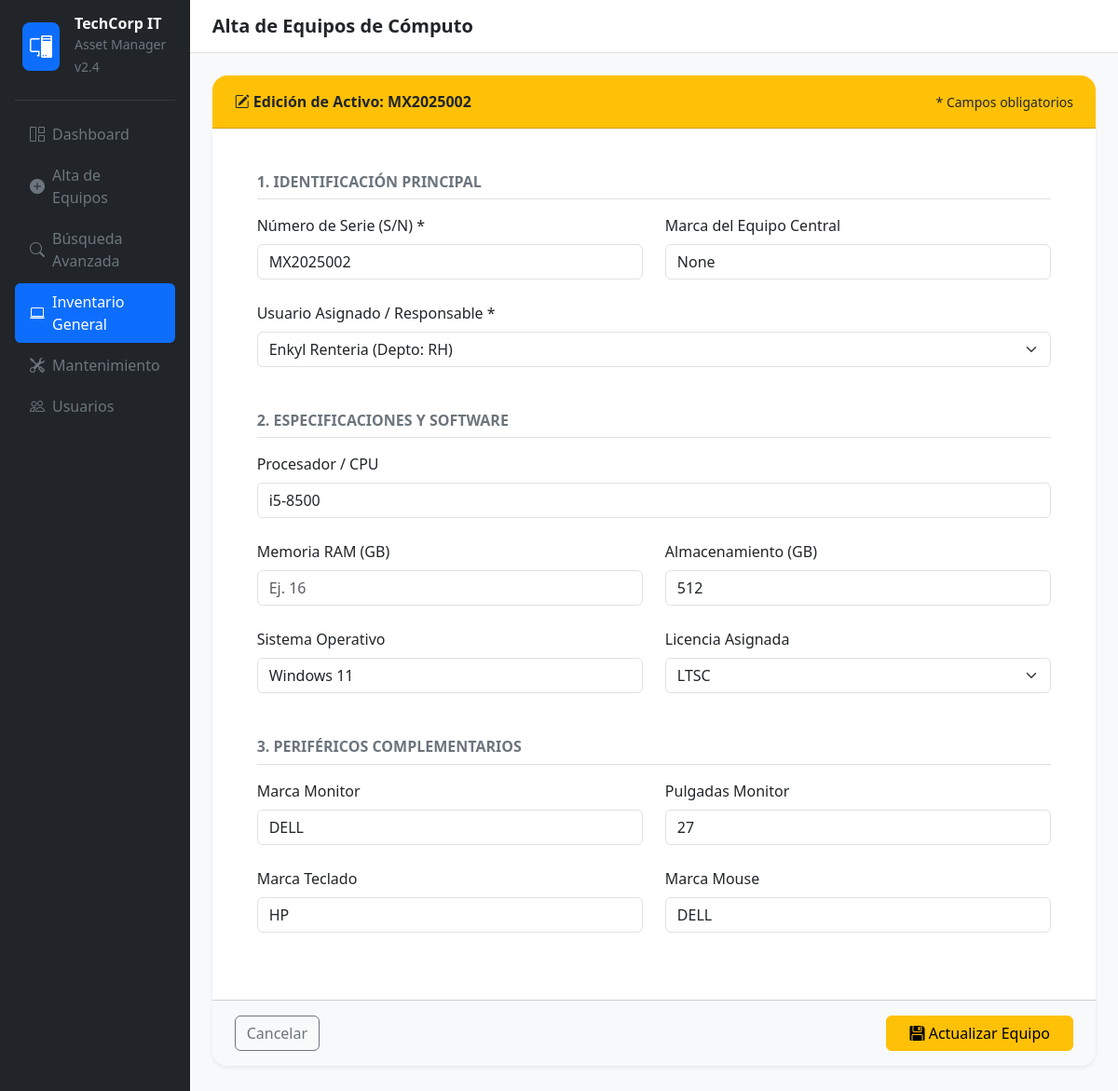
The page /editar/MX2025002 on the database its author committed.
### tables this page shows
CREATE TABLE "Stock" (
	"id_stock"	INTEGER NOT NULL,
	"marca_monitor"	TEXT,
	"pulgadas_monitor"	INTEGER,
	"marca_teclado"	TEXT,
	"marca_mouse"	TEXT,
	"SN_equipo"	TEXT,
	"marca_equipo"	TEXT,
	"ram_equipo"	INTEGER,
	"almacenamiento_equipo"	INTEGER,
	"procesador_equipo"	TEXT,
	"SO_equipo"	TEXT,
	"id_usuario"	INTEGER NOT NULL,
	"id_licencia"	INTEGER,
	PRIMARY KEY("id_stock"),
	FOREIGN KEY("id_licencia") REFERENCES "Licencia"("id_licencia"),
	FOREIGN KEY("id_usuario") REFERENCES "Usuario"("id_usuario")
);

CREATE TABLE "Usuario" (
	"id_usuario"	INTEGER NOT NULL,
	"nombre"	TEXT NOT NULL,
	"apellido_paterno"	TEXT NOT NULL,
	"apellido_materno"	TEXT NOT NULL,
	"edad"	INTEGER NOT NULL,
	"departamento"	TEXT NOT NULL,
	PRIMARY KEY("id_usuario")
);

CREATE TABLE "Licencia" (
	"id_licencia"	INTEGER NOT NULL,
	"tipo_licencia"	TEXT NOT NULL,
	"expiracion_anios"	INTEGER NOT NULL,
	PRIMARY KEY("id_licencia")
);

### app.py (the view)
@app.route('/editar/<sn_equipo>')
def editar_equipo(sn_equipo):
    conn = get_db_connection()
    equipo = conn.execute('SELECT * FROM Stock WHERE SN_equipo = ?', (sn_equipo,)).fetchone()
    usuarios = conn.execute('SELECT id_usuario, nombre, apellido_paterno, departamento FROM Usuario').fetchall()
    licencias = conn.execute('SELECT id_licencia, tipo_licencia FROM Licencia').fetchall()
    conn.close()
    return render_template('alta_equipos.html', equipo=equipo, usuarios=usuarios, licencias=licencias, active_page='inventario')

### app.py (called while the page is built)
def get_db_connection():
    conn = sqlite3.connect(DB_PATH)
    conn.row_factory = sqlite3.Row
    return conn

### templates/alta_equipos.html (shortened to what this page needs)
{% extends 'base.html' %}
{% block page_title %}Alta de Equipos de Cómputo{% endblock %}
{% block content %}
<form action="/api/equipo" method="POST" class="needs-validation">
  <div class="card border-0 shadow-sm rounded-4 overflow-hidden mb-4">
    <div class="card-header {% if equipo %}bg-warning{% else %}bg-primary{% endif %} text-dark p-3 px-4 d-flex justify-content-between align-items-center">
      <span class="fw-bold fs-6">
        <i class="bi {% if equipo %}bi-pencil-square{% else %}bi-shield-check{% endif %}"></i>
        {% if equipo %}Edición de Activo: {{ equipo.SN_equipo }}{% else %}Registro de Nuevo Activo{% endif %}
      </span>
      <small class="text-dark-50">* Campos obligatorios</small>
    </div>
    <div class="card-body p-4 p-md-5">
      <div class="mb-5">
        <h6 class="fw-bold text-secondary text-uppercase mb-3 pb-2 border-bottom">1. Identificación Principal</h6>
        <div class="row g-4">
          <div class="col-md-6">
            <label class="form-label fw-medium">Número de Serie (S/N) *</label>
            <input type="text" name="sn_equipo" class="form-control" placeholder="Ej. MXL1234567" required
                   value="{{ equipo.SN_equipo if equipo else '' }}">
          </div>
          <div class="col-md-6">
            <label class="form-label fw-medium">Marca del Equipo Central</label>
            <input type="text" name="marca_equipo" class="form-control" placeholder="Ej. Dell, HP"
                   value="{{ equipo.marca_equipo if equipo else '' }}">
          </div>
          <div class="col-12">
            <label class="form-label fw-medium">Usuario Asignado / Responsable *</label>
            <select name="id_usuario" class="form-select" required>
              {% for usuario in usuarios %}
                <option value="{{ usuario.id_usuario }}"
                        {% if equipo and equipo.id_usuario == usuario.id_usuario %}selected{% endif %}>
                  {{ usuario.nombre }} {{ usuario.apellido_paterno }} (Depto: {{ usuario.departamento }})
                </option>
              {% endfor %}
            </select>
          </div>
        </div>
      </div>
      <div class="mb-5">
        <h6 class="fw-bold text-secondary text-uppercase mb-3 pb-2 border-bottom">2. Especificaciones y Software</h6>
        <div class="row g-4">
          <div class="col-md-12">
            <label class="form-label fw-medium">Procesador / CPU</label>
            <input type="text" name="procesador" class="form-control" placeholder="Ej. Intel Core i5"
                   value="{{ equipo.procesador_equipo if equipo else '' }}">
          </div>
          <div class="col-md-6">
            <label class="form-label fw-medium">Memoria RAM (GB)</label>
            <input type="number" name="ram" class="form-control" placeholder="Ej. 16"
                   value="{{ equipo.ram_equipo if equipo else '' }}">
          </div>
          <div class="col-md-6">
            <label class="form-label fw-medium">Almacenamiento (GB)</label>
            <input type="number" name="almacenamiento" class="form-control" placeholder="Ej. 512"
                   value="{{ equipo.almacenamiento_equipo if equipo else '' }}">
          </div>
          <div class="col-md-6">
            <label class="form-label fw-medium">Sistema Operativo</label>
            <input type="text" name="so_equipo" class="form-control" placeholder="Ej. Windows 11"
                   value="{{ equipo.SO_equipo if equipo else '' }}">
          </div>
          <div class="col-md-6">
            <label class="form-label fw-medium">Licencia Asignada</label>
            <select name="id_licencia" class="form-select">
              {% for licencia in licencias %}
                <option value="{{ licencia.id_licencia }}"
                        {% if equipo and equipo.id_licencia == licencia.id_licencia %}selected{% endif %}>
                  {{ licencia.tipo_licencia }}
                </option>
              {% endfor %}
            </select>
          </div>
        </div>
      </div>
      <div class="mb-4">
        <h6 class="fw-bold text-secondary text-uppercase mb-3 pb-2 border-bottom">3. Periféricos Complementarios</h6>
        <div class="row g-4">
          <div class="col-md-6">
            <label class="form-label fw-medium">Marca Monitor</label>
            <input type="text" name="marca_monitor" class="form-control"
                   value="{{ equipo.marca_monitor if equipo else '' }}">
          </div>
          <div class="col-md-6">
            <label class="form-label fw-medium">Pulgadas Monitor</label>
            <input type="number" name="pulgadas_monitor" class="form-control"
                   value="{{ equipo.pulgadas_monitor if equipo else '' }}">
          </div>
          <div class="col-md-6">
            <label class="form-label fw-medium">Marca Teclado</label>
            <input type="text" name="marca_teclado" class="form-control"
                   value="{{ equipo.marca_teclado if equipo else '' }}">
          </div>
          <div class="col-md-6">
            <label class="form-label fw-medium">Marca Mouse</label>
            <input type="text" name="marca_mouse" class="form-control"
                   value="{{ equipo.marca_mouse if equipo else '' }}">
          </div>
        </div>
      </div>
    </div>
    <div class="card-footer bg-light p-3 px-4 d-flex justify-content-between">
      <a href="{{ url_for('inventario') }}" class="btn btn-outline-secondary">Cancelar</a>
      <button type="submit" class="btn {% if equipo %}btn-warning{% else %}btn-primary{% endif %} px-4">
        <i class="bi bi-floppy-fill"></i> {% if equipo %}Actualizar Equipo{% else %}Guardar y Registrar{% endif %}
      </button>
    </div>
  </div>
</form>
{% endblock %}

### static/css/styles.css (style rules this page uses)
body { font-family: system-ui, -apple-system, "Segoe UI", Roboto, sans-serif; background-color: #f8f9fa; }

### rows shown on the page
Stock: SN_equipo "MX2025002", sn_equipo "MX2025002", id_usuario "Enkyl Renteria (Depto: RH)", procesador "i5-8500", almacenamiento "512", so_equipo "Windows 11", id_licencia "LTSC", marca_monitor "DELL", pulgadas_monitor "27", marca_teclado "HP", marca_mouse "DELL"
